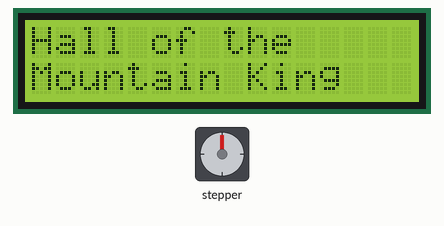
A sketch run on a simulated Arduino Uno, built with avr-gcc and run on an emulated ATmega328P. On the bench: stepper motor, 16×2 character LCD. Wiring (inferred from the names in the program): stepper motor driver (200 steps per turn assumed): step pin 7; direction pin 6; enable pin 5.

Above: at 0.1 s.
At 7.93 s:
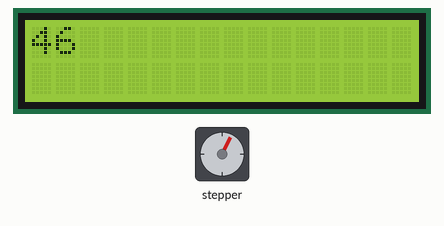
At 22.1 s:
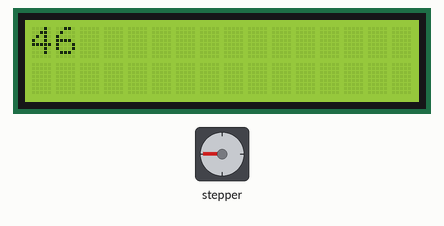
At 33.2 s:
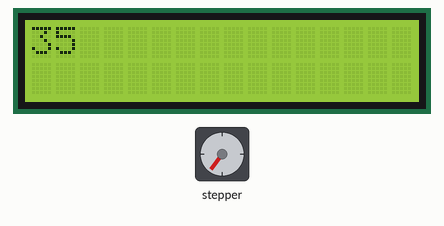
Timing chart, 0 to 40.0 s (numbered marks = the images above):
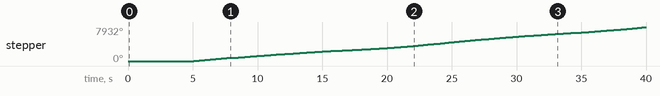

The sketch:

MusicalStepper.ino
```cpp
#include <LiquidCrystal.h>

const int rs = 10;
const int g0 = 16;
const int a1 = 19;
const int a1s = 20;
const int b1 = 21;
const int c1 = 23;
const int c1s = 24;
const int d1 = 26;
const int e1 = 29;
const int f1 = 31;
const int f1s = 32;
const int g1 = 35;
const int g1s = 37;
const int a2 = 39;
const int a2s = 40;
const int b2 = 43;
const int c2 = 46;
const int c2s = 48;
const int d2 = 52;
const int e2 = 57;
const int f2 = 63;
const int f2s = 67;
const int g2 = 70;
const int a3 = 77;
const int b3 = 83;

int noteSize = 0;
int count = 0;
int note = 0;
double noteLength = 0.0;
double tempo = 1.5;

LiquidCrystal lcd(12, 11, 8, 4, 3, 2);

//Scale
//int notes[] = {c1,d1,e1,f1,g1,a2,b2,c2,d2,e2,f2,g2,a3,b3};
//int lengths[] = {4,4,4,4,4,4,4,4,4,4,4,4,4,4,4};

//Soviet Anthem Tempo 1.5
int notes[] =   {c2,rs,g1,c2,g1,a2,b2,e1,e1,a2,
                 g1,f1,g1,c1,c1,d1,d1,e1,f1,f1,
                 g1,a2,b2,c2,d2,g1,e2,d2,c2,d2,
                 b2,g1,c2,b2,a2,b2,e1,e1,a2,g1,
                 f1,g1,c1,c1,c2,b2,a2,g1,b2,c2,
                 d2,e2,d2,c2,b2,c2,d2,g1,g1,b2,
                 c2,d2,c2,b2,a2,g1,a2,b2,e1,e1,
                 g1,a2,b2,c2,a2,b2,c2,a2,b2,c2,
                 a2,c2,f2,rs,f2,e2,d2,c2,d2,e2,
                 c2,c2,d2,c2,b2,a2,b2,c2,a2,a2,//100
                 c2,b2,a2,g1,c1,c1,c2,b2,a2,g1,
                 rs,g1,c2,g1,a2,b2,e1,e1,a2,g1,
                 f1,g1,c1,c1,d1,d1,e1,f1,f1,g1,
                 a2,b2,c2,d2,g1,e2,d2,c2,d2,b2,
                 g1,c2,b2,a2,b2,e1,e1,a2,g1,f1,
                 g1,c1,c1,c2,b2,a2,g1,b2,c2,d2,
                 e2,d2,c2,b2,c2,d2,g1,g1,b2,c2,
                 d2,c2,b2,a2,g1,a2,b2,e1,e1,g1,
                 a2,b2,c2,a2,b2,c2,a2,b2,c2,a2,
                 c2,f2,rs,f2,e2,d2,c2,d2,e2,c2,
                 c2,d2,c2,b2,a2,b2,c2,a2,a2,c2,
                 b2,a2,g1,c1,c1,g1,a2,b2,c2};
double lengths[] = {6,1,1,2,1.5,0.5,2,1,1,2,
                 1.5,0.5,2,1,1,2,1.5,0.5,2,1.5,
                 0.5,2,1,1,3,1,2,1.5,0.5,2,
                 1,1,2,1.5,0.5,2,1,1,2,1.5,
                 0.5,2,1,1,2,1.5,0.5,1,1,1,
                 1,4,1,1,1,1,3,1,1,1,
                 1,1,4,1,1,1,1,3,1,1,
                 1,1,1,2,1.5,0.5,2,1.5,0.5,2,
                 1,1,3,1,4,1,1,1,1,3,
                 1,4,4,1,1,1,1,3,1,4,//100
                 2,1.5,0.5,2,1.5,0.5,2,1.5,0.5,2,
                 1,1,2,1.5,0.5,2,1,1,2,1.5,
                 0.5,2,1,1,2,1.5,0.5,2,1.5,0.5,
                 2,1,1,3,1,2,1.5,0.5,2,1,
                 1,2,1.5,0.5,2,1,1,2,1.5,0.5,
                 2,1,1,2,1.5,0.5,1,1,1,1,
                 4,1,1,1,1,3,1,1,1,1,
                 1,4,1,1,1,1,3,1,1,1,
                 1,1,2,1.5,0.5,2,1.5,0.5,2,1,
                 1,3,1,4,1,1,1,1,3,1,
                 4,4,1,1,1,1,3,1,4,2,
                 1.5,0.5,2,1.5,0.5,4,2,2,5};

//Hall of the Mountain King Tempo 0.6
//int notes[] =   {b1,c1s,d1,e1,f1s,d1,f1s,f1,c1,f1,
//                 e1,c1,e1,b1,c1s,d1,e1,f1s,d1,f1s,
//                 b2,a2,f1s,d1,f1s,a2,
//                 // Repeat Above
//                 b1,c1s,d1,e1,f1s,d1,f1s,f1,c1,f1,
//                 e1,c1,e1,b1,c1s,d1,e1,f1s,d1,f1s,
//                 b2,a2,f1s,d1,f1s,a2,
//                 // Next Stanza
//                 f1s,g1s,a2s,b2,c2s,a2s,c2s,d2,a2s,d2,
//                 c2s,a2s,c2s,f1s,g1s,a2s,b2,c2s,a2s,c2s,
//                 d2,a2s,d2,c2s,
//                 // Repeat Above
//                 f1s,g1s,a2s,b2,c2s,a2s,c2s,d2,a2s,d2,
//                 c2s,a2s,c2s,f1s,g1s,a2s,b2,c2s,a2s,c2s,
//                 d2,a2s,d2,c2s,
//                 // Next Stanza
//                 b2,c2s,d2,e2,f2s,d2,f2s,f2,c2s,f2,
//                 e2,c2,e2,b2,c2s,d2,e2,f2s,d2,f2s,
//                 b2,a2,f1s,d1,f1s,a2,
//                 // Rests
//                 rs,a2s,b2,rs,a2s,b2,rs,
//                 // Next Stanza
//                 b1,c1s,d1,e1,f1s,d1,f1s,b2,a2s,f1s,
//                 a2s,c2s,b2,
//                 // Rests
//                 rs,a2s,b2,rs,a2s,b2,rs,
//                 // Next Stanza
//                 b1,c1s,d1,e1,f1s,d1,f1s,b2,a2s,f1s,
//                 a2s,c2s,b2};
//
//double lengths[] = {1,1,1,1,1,1,2,1,1,2,
//                    1,1,2,1,1,1,1,1,1,1,
//                    1,1,1,1,1,4,
//                    // Repeat Above
//                    1,1,1,1,1,1,2,1,1,2,
//                    1,1,2,1,1,1,1,1,1,1,
//                    1,1,1,1,1,4,
//                    // Next Stanza
//                    1,1,1,1,1,1,2,1,1,2,
//                    1,1,2,1,1,1,1,1,1,2,
//                    1,1,2,4,
//                    // Repeat Above
//                    1,1,1,1,1,1,2,1,1,2,
//                    1,1,2,1,1,1,1,1,1,2,
//                    1,1,2,4,
//                    // Next Stanza
//                    1,1,1,1,1,1,2,1,1,2,
//                    1,1,2,1,1,1,1,1,1,1,
//                    1,1,1,1,1,4,
//                    // Rests
//                    1.5,0.2,2.5,5.5,0.2,2.5,4,
//                    // Next Stanza
//                    1,1,1,1,1,1,1,1,1,1,
//                    1,1,4,
//                    // Rests
//                    1.5,0.2,2.5,5.5,0.2,2.5,4,
//                    // Next Stanza
//                    1,1,1,1,1,1,1,1,1,1,
//                    1,1,4};

// Ode to Joy Tempo = 0.75
//int notes[] = {e1,e1,f1,g1,g1,f1,e1,d1,c1,c1,d1,e1,e1,d1,d1,e1,e1,f1,g1,g1,f1,e1,d1,c1,c1,d1,e1,d1,c1,c1,d1,d1,e1,c1,d1,e1,f1,e1,c1,d1,e1,f1,e1,d1,c1,d1,g0,e1,e1,f1,g1,g1,f1,e1,d1,c1,c1,d1,e1,d1,c1,c1};
//int lengths[] = {2,2,2,2,2,2,2,2,2,2,2,2,3,1,4,2,2,2,2,2,2,2,2,2,2,2,2,3,1,4,2,2,2,2,2,1,1,2,2,2,1,1,2,2,2,2,4,2,2,2,2,2,2,2,2,2,2,2,2,3,1,4};

//Katyusha
//int notes[] = {a2,d2,c2,d2,c2,a2s,a2,g1,a2,d1,
//               rs,a2s,g1,a2,f1,e1,a1,f1,e1,d1,
//               // Next Stanza
//               d1,e1,f1,d1,f1,f1,e1,d1,e1,a1,
//               e1,f1,g1,e1,g1,g1,f1,e1,d1,a2,
//               d2,c2,d2,c2,a2s,a2,g1,a1,d1,rs,
//               a2s,g2,a2,f1,e1,a1,f1,e1,d1,
//               // Repeat Above
//               d1,e1,f1,d1,f1,f1,e1,d1,e1,a1,
//               e1,f1,g1,e1,g1,g1,f1,e1,d1,a2,
//               d2,c2,d2,c2,a2s,a2,g1,a1,d1,rs,
//               a2s,g2,a2,f1,e1,a1,f1,e1,d1};
//
//double lengths[] = {2,2,2,1,1,2,1,1,2,2,
//                    1,2,1,3,1,1,1,1,1,4,
//                    // Next Stanza
//                    3,1,3,1,1,1,1,1,2,2,
//                    3,1,3,1,1,1,1,1,4,2,
//                    2,2,1,1,2,1,1,2,2,1,
//                    2,1,3,1,1,1,1,1,4,
//                    // Repeat Above
//                    3,1,3,1,1,1,1,1,2,2,
//                    3,1,3,1,1,1,1,1,4,2,
//                    2,2,1,1,2,1,1,2,2,1,
//                    2,1,3,1,1,1,1,1,4};

const int stepPin = 7;
const int dirPin = 6;
const int enPin = 5;

void setup() {

  Serial.begin(9600);
  lcd.begin(16, 2);

  lcd.setCursor(0,0);
  lcd.print("Hall of the ");
  lcd.setCursor(0,1);
  lcd.print("Mountain King");

  pinMode(stepPin,OUTPUT);
  pinMode(dirPin,OUTPUT);

  pinMode(enPin,OUTPUT);
  digitalWrite(enPin,LOW);

  delay(5000);
}

void loop() {
//  if (speed < 80){
//    speed ++;
//    motor.setSpeed(speed);
//    Serial.println(speed);
//  }
  if (notes[count] > 0){
    lcd.clear();
    lcd.setCursor(0,0);
    lcd.print(notes[count]);
    //Serial.println(notes[count]);
    note = notes[count];
    noteLength = lengths[count];
    moveStep(note * noteLength * tempo, note);
    moveStep(1,10);
    count++;
  }else {
    digitalWrite(enPin,HIGH);
    lcd.clear();
  }


}

void moveStep(int stepNum, int rpm){
  digitalWrite(dirPin,HIGH);
    for(int x = 0; x < stepNum; x++) {
      digitalWrite(stepPin,HIGH);
      delayMicroseconds(150000.0/rpm);
      digitalWrite(stepPin,LOW);
      delayMicroseconds(150000.0/rpm);
    }
}
```

Measured:
- by itself, stepper: keeps turning clockwise at about 227°/s
